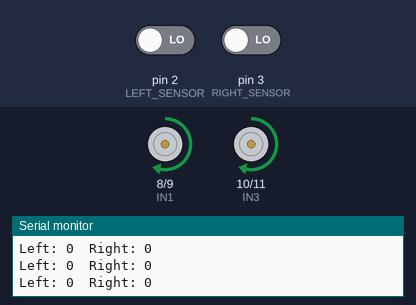
A sketch run on a simulated Arduino Uno, built with avr-gcc and run on an emulated ATmega328P. Shown: motor-driver pin pairs drawn as motors (green arrow = first pin HIGH = forward, orange = second pin HIGH = backward, longer = more drive, scaled by the enable pin), the last lines printed to the serial monitor. The test bench sets the inputs (shaded band); at power-on: pin 2 (LEFT_SENSOR) LOW, pin 3 (RIGHT_SENSOR) LOW.

Above: at 1.2 s.
1.3 s: pin 2 (LEFT_SENSOR) driven HIGH
At 1.9 s:
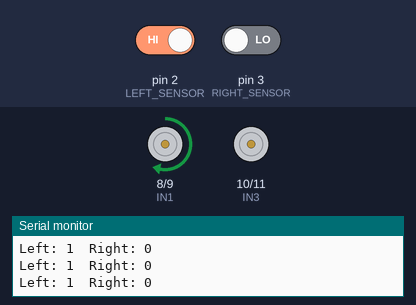
2.8 s: pin 3 (RIGHT_SENSOR) driven HIGH
At 3.1 s:
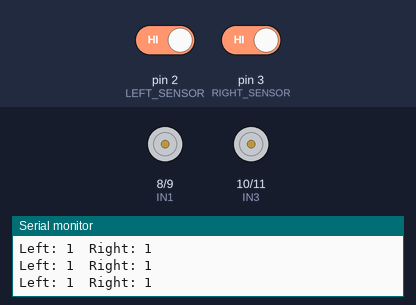
4.3 s: pin 2 (LEFT_SENSOR) driven LOW
At 5.5 s:
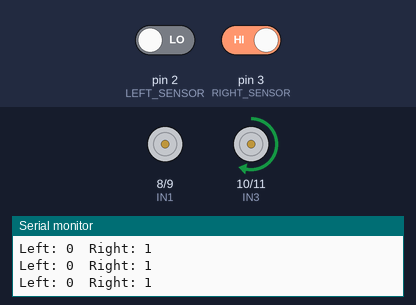
5.8 s: pin 3 (RIGHT_SENSOR) driven LOW
At 6.7 s:
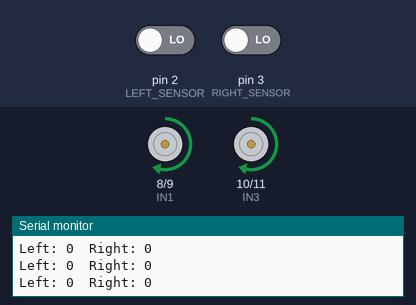
Timing chart, 0 to 8.8 s (numbered marks = the images above; inputs shaded):
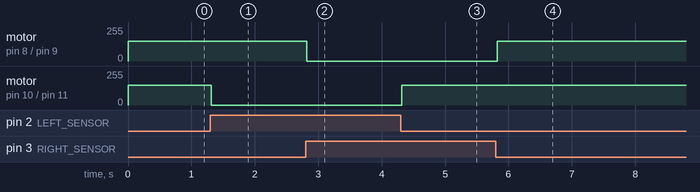

The sketch:

main_line_.ino
```cpp
/*
  Line Follower Robot - Arduino UNO + 2 IR Sensors + L298N
  IMPORTANT:
  - This is a basic two-sensor example.
  - Many IR modules output LOW on black, but some output HIGH.
  - If your sensor behaves in the opposite way, change BLACK to HIGH.
  - Connect ENA and ENB jumpers on the L298N for full-speed operation,
    or use PWM pins and analogWrite() if you want speed control.
*/

// IR sensor connections
const int LEFT_SENSOR  = 2;
const int RIGHT_SENSOR = 3;

// L298N motor driver connections
const int ENA = 5;   // Left motor enable (PWM)
const int IN1 = 8;
const int IN2 = 9;

const int ENB = 6;   // Right motor enable (PWM)
const int IN3 = 10;
const int IN4 = 11;

// Change to HIGH if your IR module gives HIGH on a black surface.
const int BLACK = LOW;

const int MOTOR_SPEED = 150; // Range: 0 to 255

void setLeftMotor(int speedValue) {
  if (speedValue > 0) {
    digitalWrite(IN1, HIGH);
    digitalWrite(IN2, LOW);
    analogWrite(ENA, speedValue);
  } else if (speedValue < 0) {
    digitalWrite(IN1, LOW);
    digitalWrite(IN2, HIGH);
    analogWrite(ENA, -speedValue);
  } else {
    analogWrite(ENA, 0);
    digitalWrite(IN1, LOW);
    digitalWrite(IN2, LOW);
  }
}

void setRightMotor(int speedValue) {
  if (speedValue > 0) {
    digitalWrite(IN3, HIGH);
    digitalWrite(IN4, LOW);
    analogWrite(ENB, speedValue);
  } else if (speedValue < 0) {
    digitalWrite(IN3, LOW);
    digitalWrite(IN4, HIGH);
    analogWrite(ENB, -speedValue);
  } else {
    analogWrite(ENB, 0);
    digitalWrite(IN3, LOW);
    digitalWrite(IN4, LOW);
  }
}

void stopRobot() {
  setLeftMotor(0);
  setRightMotor(0);
}

void setup() {
  pinMode(LEFT_SENSOR, INPUT);
  pinMode(RIGHT_SENSOR, INPUT);

  pinMode(ENA, OUTPUT);
  pinMode(IN1, OUTPUT);
  pinMode(IN2, OUTPUT);
  pinMode(ENB, OUTPUT);
  pinMode(IN3, OUTPUT);
  pinMode(IN4, OUTPUT);

  Serial.begin(9600);
  stopRobot();
}

void loop() {
  int leftValue  = digitalRead(LEFT_SENSOR);
  int rightValue = digitalRead(RIGHT_SENSOR);

  bool leftOnBlack  = (leftValue == BLACK);
  bool rightOnBlack = (rightValue == BLACK);

  Serial.print("Left: ");
  Serial.print(leftValue);
  Serial.print("  Right: ");
  Serial.println(rightValue);

  if (leftOnBlack && rightOnBlack) {
    // Both sensors see the line: move forward.
    setLeftMotor(MOTOR_SPEED);
    setRightMotor(MOTOR_SPEED);
  } else if (leftOnBlack && !rightOnBlack) {
    // Line is toward the left sensor: steer left.
    setLeftMotor(0);
    setRightMotor(MOTOR_SPEED);
  } else if (!leftOnBlack && rightOnBlack) {
    // Line is toward the right sensor: steer right.
    setLeftMotor(MOTOR_SPEED);
    setRightMotor(0);
  } else {
    // Both sensors see the background: stop (basic safe behaviour).
    stopRobot();
  }

  delay(10);
}
```

Measured:
- after the input at 1.3 s, motor on pin 10 (IN3) / pin 11 (IN4): forward 150/255 → stopped at once
- after the input at 2.8 s, motor on pin 8 (IN1) / pin 9 (IN2): forward 150/255 → stopped at once
- after the input at 4.3 s, motor on pin 10 (IN3) / pin 11 (IN4): stopped → forward 150/255 at once
- after the input at 5.8 s, motor on pin 8 (IN1) / pin 9 (IN2): stopped → forward 150/255 at once
